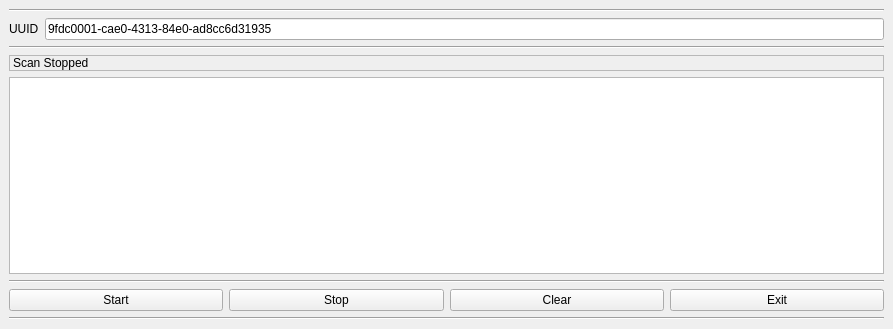
<?xml version="1.0" encoding="UTF-8"?>
<ui version="4.0">
 <class>BLEScanner</class>
 <widget class="QMainWindow" name="BLEScanner">
  <property name="geometry">
   <rect>
    <x>0</x>
    <y>0</y>
    <width>893</width>
    <height>329</height>
   </rect>
  </property>
  <property name="windowTitle">
   <string>BLEScanner</string>
  </property>
  <widget class="QWidget" name="centralwidget">
   <layout class="QVBoxLayout" name="verticalLayout_2">
    <item>
     <layout class="QVBoxLayout" name="verticalLayout">
      <item>
       <widget class="Line" name="line_2">
        <property name="orientation">
         <enum>Qt::Horizontal</enum>
        </property>
       </widget>
      </item>
      <item>
       <layout class="QHBoxLayout" name="horizontalLayout">
        <item>
         <widget class="QLabel" name="uuidLabel">
          <property name="text">
           <string>UUID</string>
          </property>
         </widget>
        </item>
        <item>
         <widget class="QLineEdit" name="uudiLine">
          <property name="text">
           <string>9fdc0001-cae0-4313-84e0-ad8cc6d31935</string>
          </property>
         </widget>
        </item>
       </layout>
      </item>
      <item>
       <widget class="Line" name="line_3">
        <property name="orientation">
         <enum>Qt::Horizontal</enum>
        </property>
       </widget>
      </item>
      <item>
       <widget class="QLabel" name="label">
        <property name="frameShape">
         <enum>QFrame::StyledPanel</enum>
        </property>
        <property name="text">
         <string>Scan Stopped</string>
        </property>
       </widget>
      </item>
      <item>
       <widget class="QPlainTextEdit" name="textBox"/>
      </item>
      <item>
       <widget class="Line" name="line">
        <property name="orientation">
         <enum>Qt::Horizontal</enum>
        </property>
       </widget>
      </item>
      <item>
       <layout class="QHBoxLayout" name="horizontalLayout_2">
        <item>
         <widget class="QPushButton" name="startButton">
          <property name="text">
           <string>Start</string>
          </property>
         </widget>
        </item>
        <item>
         <widget class="QPushButton" name="stopButton">
          <property name="text">
           <string>Stop</string>
          </property>
         </widget>
        </item>
        <item>
         <widget class="QPushButton" name="clearButton">
          <property name="text">
           <string>Clear</string>
          </property>
         </widget>
        </item>
        <item>
         <widget class="QPushButton" name="exitButton">
          <property name="text">
           <string>Exit</string>
          </property>
         </widget>
        </item>
       </layout>
      </item>
      <item>
       <widget class="Line" name="line_4">
        <property name="orientation">
         <enum>Qt::Horizontal</enum>
        </property>
       </widget>
      </item>
     </layout>
    </item>
   </layout>
  </widget>
 </widget>
 <resources/>
 <connections/>
</ui>
